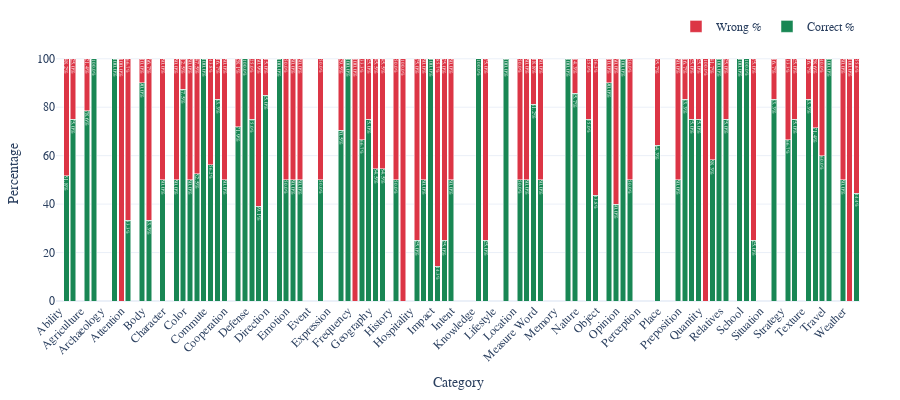

This figure's notebook cell:
### Code cell
# Test create_category_performance_chart
fig_category = create_category_performance_chart(df_prepared)
print(f"create_category_performance_chart test:")
print(f"  - Returns Figure: {type(fig_category).__name__}")
print(f"  - Number of traces: {len(fig_category.data)}")
fig_category.show()

### Figure 1 — Plotly figure (JSON) as saved in the notebook; plotly's stock layout.template omitted (floating-point values rounded to 4 significant figures)
{"data": [{"marker": {"color": "#198754"}, "name": "Correct %", "text": ["0.0%", "51.8%", "75.0%", "0.0%", "78.6%", "100.0%", "0.0%", "0.0%", "100.0%", "0.0%", "33.3%", "0.0%", "90.0%", "33.3%", "0.0%", "50.0%", "0.0%", "50.0%", "87.5%", "50.0%", "52.5%", "100.0%", "56.2%", "83.3%", "50.0%", "0.0%", "71.9%", "100.0%", "75.0%", "39.1%", "85.0%", "0.0%", "100.0%", "50.0%", "50.0%", "50.0%", "0.0%", "0.0%", "50.0%", "0.0%", "0.0%", "70.5%", "100.0%", "0.0%", "66.7%", "75.0%", "54.5%", "54.5%", "0.0%", "50.0%", "0.0%", "0.0%", "25.0%", "50.0%", "100.0%", "14.3%", "25.0%", "50.0%", "0.0%", "0.0%", "0.0%", "100.0%", "25.0%", "0.0%", "0.0%", "100.0%", "0.0%", "50.0%", "50.0%", "81.2%", "50.0%", "0.0%", "0.0%", "0.0%", "100.0%", "85.7%", "0.0%", "75.0%", "43.8%", "0.0%", "90.0%", "40.0%", "100.0%", "50.0%", "0.0%", "0.0%", "0.0%", "64.3%", "0.0%", "0.0%", "50.0%", "83.3%", "75.0%", "75.0%", "0.0%", "58.3%", "100.0%", "75.0%", "0.0%", "100.0%", "100.0%", "25.0%", "0.0%", "0.0%", "83.3%", "0.0%", "66.7%", "75.0%", "0.0%", "83.3%", "71.4%", "60.0%", "100.0%", "0.0%", "50.0%", "0.0%", "44.4%"], "textfont": {"color": "white"}, "textposition": "inside", "type": "bar", "x": ["Ability", "Action", "Activity", "Agriculture", "Animal", "Appliance", "Archaeology", "Architecture", "Art", "Attention", "Behavior", "Belief", "Body", "Business", "Change", "Character", "Classroom", "Clothing", "Color", "Commitment", "Communication", "Commute", "Concept", "Contrast", "Cooperation", "Culture", "Daily Life", "Defense", "Degree", "Description", "Direction", "Economics", "Education", "Emotion", "Entertainment", "Etiquette", "Event", "Expectation", "Experience", "Expression", "Fashion", "Food", "Frequency", "Furniture", "General", "Geography", "Grammar", "Health", "History", "Hobby", "Holidays", "Hospitality", "Identity", "Idiom", "Impact", "Information", "Intensity", "Intent", "Interaction", "Investigation", "Knowledge", "Language", "Law", "Lifestyle", "Literary", "Literature", "Location", "Material", "Mathematics", "Measure Word", "Measurement", "Mediation", "Memory", "Military", "Music", "Nature", "Necessity", "News", "Object", "Observation", "Occupation", "Opinion", "Opportunity", "Organization", "Perception", "Permission", "Philosophy", "Place", "Plant", "Preference", "Preposition", "Produce", "Progress", "Quantity", "Question", "Relationship", "Relatives", "Responsibility", "Risk", "School", "Science", "Separation", "Situation", "Sound", "Sports", "Strategy", "Support", "Technology", "Texture", "Thought", "Time", "Travel", "Utensil", "Value", "Weather", "Wedding", "Work"], "y": [0, 51.79, 75, 0, 78.57, 100, 0, 0, 100, 0, 33.33, 0, 90, 33.33, 0, 50, 0, 50, 87.5, 50, 52.5, 100, 56.25, 83.33, 50, 0, 71.88, 100, 75, 39.13, 85, 0, 100, 50, 50, 50, 0, 0, 50, 0, 0, 70.45, 100, 0, 66.67, 75, 54.55, 54.55, 0, 50, 0, 0, 25, 50, 100, 14.29, 25, 50, 0, 0, 0, 100, 25, 0, 0, 100, 0, 50, 50, 81.25, 50, 0, 0, 0, 100, 85.71, 0, 75, 43.75, 0, 90, 40, 100, 50, 0, 0, 0, 64.29, 0, 0, 50, 83.33, 75, 75, 0, 58.33, 100, 75, 0, 100, 100, 25, 0, 0, 83.33, 0, 66.67, 75, 0, 83.33, 71.43, 60, 100, 0, 50, 0, 44.44]}, {"marker": {"color": "#dc3545"}, "name": "Wrong %", "text": ["0.0%", "48.2%", "25.0%", "0.0%", "21.4%", "0.0%", "0.0%", "0.0%", "0.0%", "100.0%", "66.7%", "0.0%", "10.0%", "66.7%", "0.0%", "50.0%", "0.0%", "50.0%", "12.5%", "50.0%", "47.5%", "0.0%", "43.8%", "16.7%", "50.0%", "0.0%", "28.1%", "0.0%", "25.0%", "60.9%", "15.0%", "0.0%", "0.0%", "50.0%", "50.0%", "50.0%", "0.0%", "0.0%", "50.0%", "0.0%", "0.0%", "29.5%", "0.0%", "100.0%", "33.3%", "25.0%", "45.5%", "45.5%", "0.0%", "50.0%", "100.0%", "0.0%", "75.0%", "50.0%", "0.0%", "85.7%", "75.0%", "50.0%", "0.0%", "0.0%", "0.0%", "0.0%", "75.0%", "0.0%", "0.0%", "0.0%", "0.0%", "50.0%", "50.0%", "18.8%", "50.0%", "0.0%", "0.0%", "0.0%", "0.0%", "14.3%", "0.0%", "25.0%", "56.2%", "0.0%", "10.0%", "60.0%", "0.0%", "50.0%", "0.0%", "0.0%", "0.0%", "35.7%", "0.0%", "0.0%", "50.0%", "16.7%", "25.0%", "25.0%", "100.0%", "41.7%", "0.0%", "25.0%", "0.0%", "0.0%", "0.0%", "75.0%", "0.0%", "0.0%", "16.7%", "0.0%", "33.3%", "25.0%", "0.0%", "16.7%", "28.6%", "40.0%", "0.0%", "0.0%", "50.0%", "100.0%", "55.6%"], "textfont": {"color": "white"}, "textposition": "inside", "type": "bar", "x": ["Ability", "Action", "Activity", "Agriculture", "Animal", "Appliance", "Archaeology", "Architecture", "Art", "Attention", "Behavior", "Belief", "Body", "Business", "Change", "Character", "Classroom", "Clothing", "Color", "Commitment", "Communication", "Commute", "Concept", "Contrast", "Cooperation", "Culture", "Daily Life", "Defense", "Degree", "Description", "Direction", "Economics", "Education", "Emotion", "Entertainment", "Etiquette", "Event", "Expectation", "Experience", "Expression", "Fashion", "Food", "Frequency", "Furniture", "General", "Geography", "Grammar", "Health", "History", "Hobby", "Holidays", "Hospitality", "Identity", "Idiom", "Impact", "Information", "Intensity", "Intent", "Interaction", "Investigation", "Knowledge", "Language", "Law", "Lifestyle", "Literary", "Literature", "Location", "Material", "Mathematics", "Measure Word", "Measurement", "Mediation", "Memory", "Military", "Music", "Nature", "Necessity", "News", "Object", "Observation", "Occupation", "Opinion", "Opportunity", "Organization", "Perception", "Permission", "Philosophy", "Place", "Plant", "Preference", "Preposition", "Produce", "Progress", "Quantity", "Question", "Relationship", "Relatives", "Responsibility", "Risk", "School", "Science", "Separation", "Situation", "Sound", "Sports", "Strategy", "Support", "Technology", "Texture", "Thought", "Time", "Travel", "Utensil", "Value", "Weather", "Wedding", "Work"], "y": [0, 48.21, 25, 0, 21.43, 0, 0, 0, 0, 100, 66.67, 0, 10, 66.67, 0, 50, 0, 50, 12.5, 50, 47.5, 0, 43.75, 16.67, 50, 0, 28.12, 0, 25, 60.87, 15, 0, 0, 50, 50, 50, 0, 0, 50, 0, 0, 29.55, 0, 100, 33.33, 25, 45.45, 45.45, 0, 50, 100, 0, 75, 50, 0, 85.71, 75, 50, 0, 0, 0, 0, 75, 0, 0, 0, 0, 50, 50, 18.75, 50, 0, 0, 0, 0, 14.29, 0, 25, 56.25, 0, 10, 60, 0, 50, 0, 0, 0, 35.71, 0, 0, 50, 16.67, 25, 25, 100, 41.67, 0, 25, 0, 0, 0, 75, 0, 0, 16.67, 0, 33.33, 25, 0, 16.67, 28.57, 40, 0, 0, 50, 100, 55.56]}], "layout": {"barmode": "stack", "font": {"family": "Arial, sans-serif", "size": 12}, "height": 400, "legend": {"orientation": "h", "x": 1, "xanchor": "right", "y": 1.02, "yanchor": "bottom"}, "margin": {"b": 40, "l": 40, "r": 40, "t": 40}, "xaxis": {"tickangle": -45, "title": {"text": "Category"}}, "yaxis": {"title": {"text": "Percentage"}}}}
